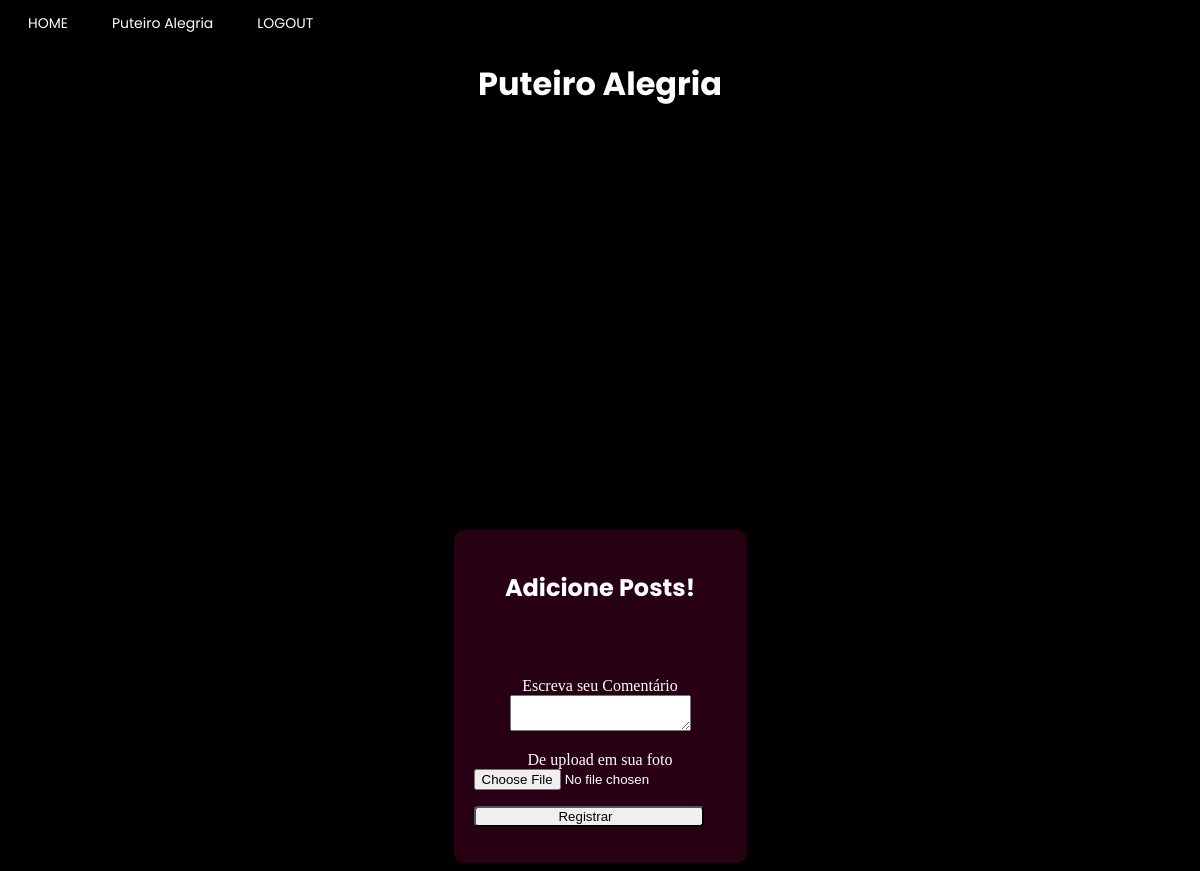
/enterprise_page/Puteiro Alegria (signed in), run on an earlier commit of the app's database.
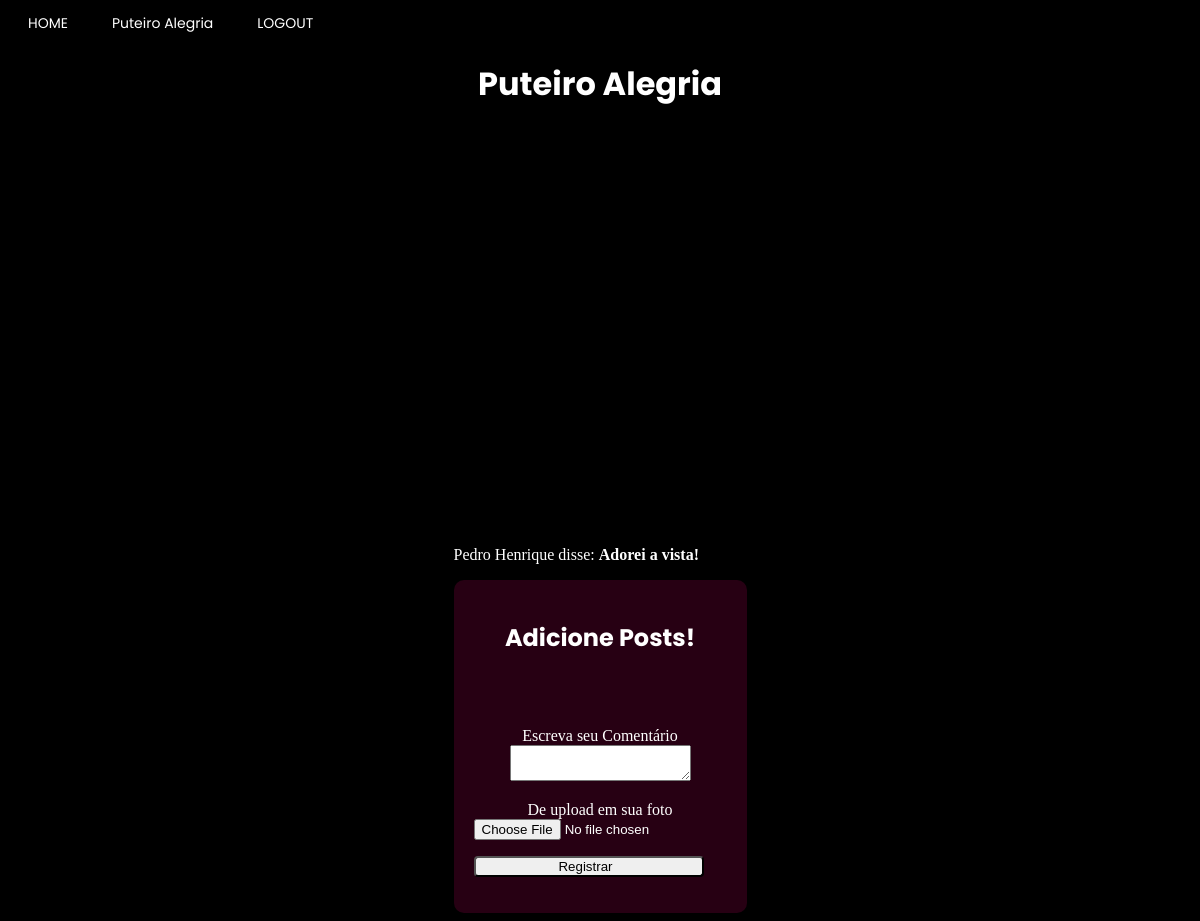
And on a later commit of the database.
### app/model.py (models this page shows, shortened)
class empresa(UserMixin, db.Model):
    __tablename__ = "empresa"
    id = db.Column(db.Integer,primary_key=True)
    enterprise_name = db.Column(db.String(64), index=True, unique=True)
    email = db.Column(db.String(120), index=True, unique=True)
    password_hash = db.Column(db.String(120))
    city = db.Column(db.String(120))
    latitude = db.Column(db.Float)
    longitude = db.Column(db.Float)
    district = db.Column(db.String(50))
    street = db.Column(db.String(120))
    posts = db.relationship("Post", backref="enterprise")

class usuario(UserMixin, db.Model):
    __tablename__ = "usuario"
    id = db.Column(db.Integer, primary_key=True)
    username = db.Column(db.String(64), index=True, unique=True)
    email = db.Column(db.String(120), index=True, unique=True)
    password_hash = db.Column(db.String(120))
    city = db.Column(db.String(120))
    district = db.Column(db.String(50))
    age = db.Column(db.Integer)

class Post(db.Model):
    id = db.Column(db.Integer, primary_key=True)
    body = db.Column(db.String(140))
    image = db.Column(db.String(200))
    timestamp = db.Column(db.Integer, index=True)
    empresa_id = db.Column(db.Integer, db.ForeignKey('empresa.id'))
    author_id = db.Column(db.Integer())

### app/routes.py (the view, shortened to what this page needs)
@app.route("/enterprise_page/<name>", methods=["POST", "GET"])
@login_required
def enterprise_page_specific(name):
    form = Comments()
    enterpriseS= empresa.query.filter_by(enterprise_name=name).first()
    return render_template('enterprise_page.html', title=name, css_file="enterprise_page.css",user=current_user, usuario=usuario, enterprise=empresa, posts=Post.query.filter_by(empresa_id=enterpriseS.id), form=form)

### app/forms.py
class Comments(FlaskForm):
    files = FileField("De upload em sua foto")
    text = TextAreaField("Escreva seu Comentário", validators=[DataRequired("Escreva seu comentário!")])
    submit = SubmitField("Registrar")

### app/model.py (called while the page is built)
@login.user_loader
def load_user(id):
    if usuario.query.get(int(id)):
        load = usuario.query.get(int(id))
    else:
        load = empresa.query.get(int(id))
    return load

### app/templates/enterprise_page.html (shortened to what this page needs)
{% extends "base.html" %}
{% block content %}
<h1>{{title}}</h1>
<div id="map"></div>
<div class="alignment">
{% for post in posts%}
{% if usuario.query.filter_by(id = post.author_id).first().username %}
<div><p>{{ usuario.query.filter_by(id = post.author_id).first().username }} disse: <b>{{ post.body }}</b></p></div>
{% else %}
<div><p>{{ enterprise.query.filter_by(id = post.author_id).first().enterprise_name }} disse: <b>{{ post.body }}</b></p></div>
{% endif %}
{% endfor %}
<section class="container">
  {% if current_user.username %}
  <h1>Envie-nos seu feedback</h1><br><br>
  {% else %}
  <h1>Adicione Posts!</h1><br><br>
  {% endif %}
      <form action="{{url_for('enterprise_page_specific', name = title)}}", method='post', novalidate>
          <div class="inputs">
            <p>
                {{ form.text.label }}<br>
                {{ form.text(size=32) }}<br>
            </p>
            <p>
                {{ form.files.label }}<br>
                {{ form.files(size=32) }}<br>
            </p>
        </div>
        <p>{{ form.submit() }}</p>
      </form>
    </section>
</div>
{% endblock %}

### app/templates/base.html (shortened to what this page needs)
<!DOCTYPE html>
<html>
    <head>
        {% if css_file%}
            <link rel="stylesheet" type="text/css" href="{{ url_for('static', filename=css_file) }}">
        {% else %}
            <link rel="stylesheet" type="text/css" href="{{ url_for('static', filename='user_page.css') }}">
        {% endif %}
    </head>
    <body>
        <header class="menu">
            <a href="{{ url_for('main_page') }}" class="button">HOME</a>
            {% if user.is_authenticated %}
            {% if user.username %}
            <a href="{{ url_for('user_page')}}"class="button">{{user.username}}</a>
            {% else %}
            <a href="{{ url_for('enterprise_page_specific', name=user.enterprise_name)}}"class="button">{{user.enterprise_name}}</a>
            {% endif%}
            <a href="{{ url_for('logout') }}" class="button">LOGOUT</a>
            {% else %}
            <a href="{{ url_for('enterprise_register_page') }}" class="button">SEJA UM ANUNCIANTE</a>
            <a href="{{ url_for('user_register_page') }}" class="button">REGISTRO</a>
            <a href="{{ url_for('login_page') }}" class="button">LOGIN</a>
            {% endif %}
        </header>
        {% block content %}{% endblock %}
    </body>
</html>

### app/static/enterprise_page.css (style rules this page uses)
body { background: black; background-image: url("https://www.pixel4k.com/wp-content/uploads/2021/05/abstract-waving-4k_1620165379-1536x960.jpg"); background-repeat: no-repeat; background-size: cover; }
p { color:white; }
h1 { color:white; font-family:Poppins; display:grid; align-items: center; justify-content: center; }
#map { height: 400px; width: 70%; border-radius: 8px; margin: auto; }
.alignment { display: grid; align-items: center; justify-content: center; }
section.container { background-color: rgba(87, 02, 43, 0.45); border-radius: 10px; align-items: center; justify-content: center; padding: 20px; }
.inputs input { outline: none; }
.inputs { margin: auto; text-align: center; }
.inputs input::placeholder { color: rgba(13, 0, 26, 0.8); }
form input[type=submit] { border-radius: 4px; padding-left: 0px; width: 230px; transition: all 0.3s ease; }

### app/static/base.css (style rules this page uses)
header.menu { align-items: left; justify-content: start; }
a.button { border: none; color: white; padding: 5px 20px; text-align: right; text-decoration: none; display: inline-block; font-size: 14px; z-index: 99; right: 30px; font-family:'Poppins'; }

What changed in the data, as far as the page shows it:
added Post: body "Adorei a vista!"
now on this page (row unchanged): usuario: query.filter_by "Pedro Henrique"
